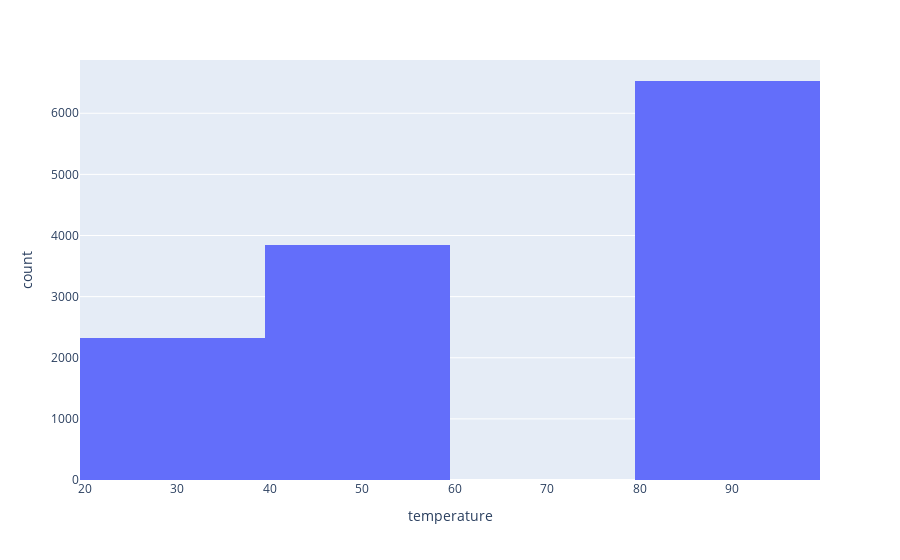

The cell this chart's notebook holds for it:
### Markdown cell above
6. Use a histogram to visualize the temperature column.

### Code cell
fig = px.histogram(data2, x="temperature")
fig.show()

### Figure 1 — Plotly figure (JSON) as saved in the notebook; plotly's stock layout.template omitted (floating-point values rounded to 4 significant figures; data arrays with more than 128 entries replaced by an {"elided": "..."} marker saying what was removed)
{"data": [{"alignmentgroup": "True", "bingroup": "x", "hovertemplate": "temperature=%{x}<br>count=%{y}<extra></extra>", "legendgroup": "", "marker": {"color": "#636efa", "pattern": {"shape": ""}}, "name": "", "offsetgroup": "", "orientation": "v", "showlegend": false, "type": "histogram", "x": {"elided": "12684 int values"}, "xaxis": "x", "yaxis": "y"}], "layout": {"autosize": true, "barmode": "relative", "legend": {"tracegroupgap": 0}, "margin": {"t": 60}, "xaxis": {"anchor": "y", "autorange": true, "domain": [0, 1], "range": [19.5, 99.5], "title": {"text": "temperature"}, "type": "linear"}, "yaxis": {"anchor": "x", "autorange": true, "domain": [0, 1], "range": [0, 6872.0], "title": {"text": "count"}}}}
